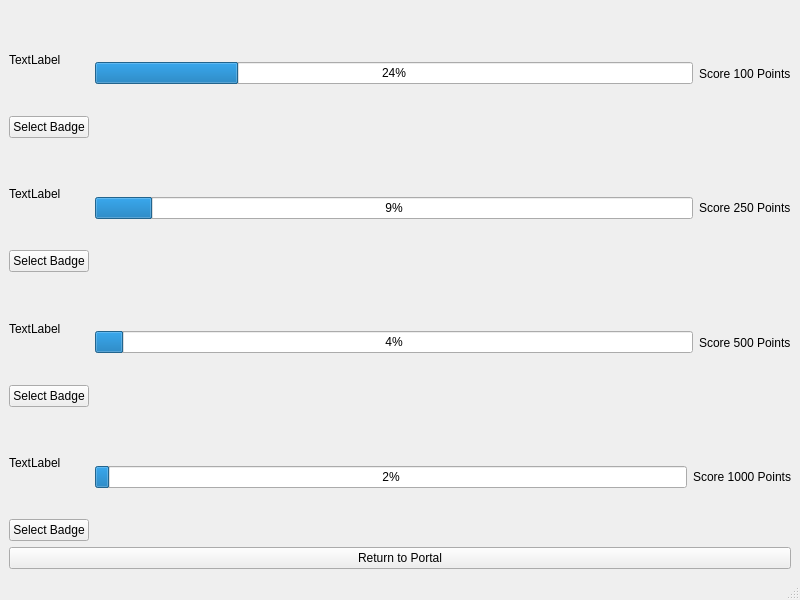
<?xml version="1.0" encoding="UTF-8"?>
<ui version="4.0">
 <class>PointWindow</class>
 <widget class="QMainWindow" name="PointWindow">
  <property name="geometry">
   <rect>
    <x>0</x>
    <y>0</y>
    <width>800</width>
    <height>600</height>
   </rect>
  </property>
  <property name="windowTitle">
   <string>MainWindow</string>
  </property>
  <widget class="QWidget" name="centralwidget">
   <layout class="QGridLayout" name="gridLayout">
    <item row="0" column="0">
     <layout class="QVBoxLayout" name="verticalLayout_5">
      <item>
       <layout class="QHBoxLayout" name="horizontalLayout">
        <item>
         <layout class="QVBoxLayout" name="verticalLayout">
          <item>
           <widget class="QLabel" name="pic100">
            <property name="text">
             <string>TextLabel</string>
            </property>
           </widget>
          </item>
          <item>
           <widget class="QPushButton" name="but100">
            <property name="text">
             <string>Select Badge</string>
            </property>
           </widget>
          </item>
         </layout>
        </item>
        <item>
         <widget class="QProgressBar" name="pro100">
          <property name="value">
           <number>24</number>
          </property>
         </widget>
        </item>
        <item>
         <widget class="QLabel" name="score100">
          <property name="text">
           <string>Score 100 Points</string>
          </property>
         </widget>
        </item>
       </layout>
      </item>
      <item>
       <layout class="QHBoxLayout" name="horizontalLayout_2">
        <item>
         <layout class="QVBoxLayout" name="verticalLayout_2">
          <item>
           <widget class="QLabel" name="pic250">
            <property name="text">
             <string>TextLabel</string>
            </property>
           </widget>
          </item>
          <item>
           <widget class="QPushButton" name="but250">
            <property name="text">
             <string>Select Badge</string>
            </property>
           </widget>
          </item>
         </layout>
        </item>
        <item>
         <widget class="QProgressBar" name="pro250">
          <property name="maximum">
           <number>250</number>
          </property>
          <property name="value">
           <number>24</number>
          </property>
         </widget>
        </item>
        <item>
         <widget class="QLabel" name="score250">
          <property name="text">
           <string>Score 250 Points</string>
          </property>
         </widget>
        </item>
       </layout>
      </item>
      <item>
       <layout class="QHBoxLayout" name="horizontalLayout_3">
        <item>
         <layout class="QVBoxLayout" name="verticalLayout_3">
          <item>
           <widget class="QLabel" name="pic500">
            <property name="text">
             <string>TextLabel</string>
            </property>
           </widget>
          </item>
          <item>
           <widget class="QPushButton" name="but500">
            <property name="text">
             <string>Select Badge</string>
            </property>
           </widget>
          </item>
         </layout>
        </item>
        <item>
         <widget class="QProgressBar" name="pro500">
          <property name="maximum">
           <number>500</number>
          </property>
          <property name="value">
           <number>24</number>
          </property>
         </widget>
        </item>
        <item>
         <widget class="QLabel" name="score500">
          <property name="text">
           <string>Score 500 Points</string>
          </property>
         </widget>
        </item>
       </layout>
      </item>
      <item>
       <layout class="QHBoxLayout" name="horizontalLayout_4">
        <item>
         <layout class="QVBoxLayout" name="verticalLayout_4">
          <item>
           <widget class="QLabel" name="pic1000">
            <property name="text">
             <string>TextLabel</string>
            </property>
           </widget>
          </item>
          <item>
           <widget class="QPushButton" name="but1000">
            <property name="text">
             <string>Select Badge</string>
            </property>
           </widget>
          </item>
         </layout>
        </item>
        <item>
         <widget class="QProgressBar" name="pro1000">
          <property name="maximum">
           <number>1000</number>
          </property>
          <property name="value">
           <number>24</number>
          </property>
         </widget>
        </item>
        <item>
         <widget class="QLabel" name="score1000">
          <property name="text">
           <string>Score 1000 Points</string>
          </property>
         </widget>
        </item>
       </layout>
      </item>
      <item>
       <widget class="QPushButton" name="returnPortalBut">
        <property name="text">
         <string>Return to Portal</string>
        </property>
       </widget>
      </item>
     </layout>
    </item>
   </layout>
  </widget>
  <widget class="QMenuBar" name="menubar">
   <property name="geometry">
    <rect>
     <x>0</x>
     <y>0</y>
     <width>800</width>
     <height>19</height>
    </rect>
   </property>
  </widget>
  <widget class="QStatusBar" name="statusbar"/>
 </widget>
 <resources/>
 <connections/>
</ui>
